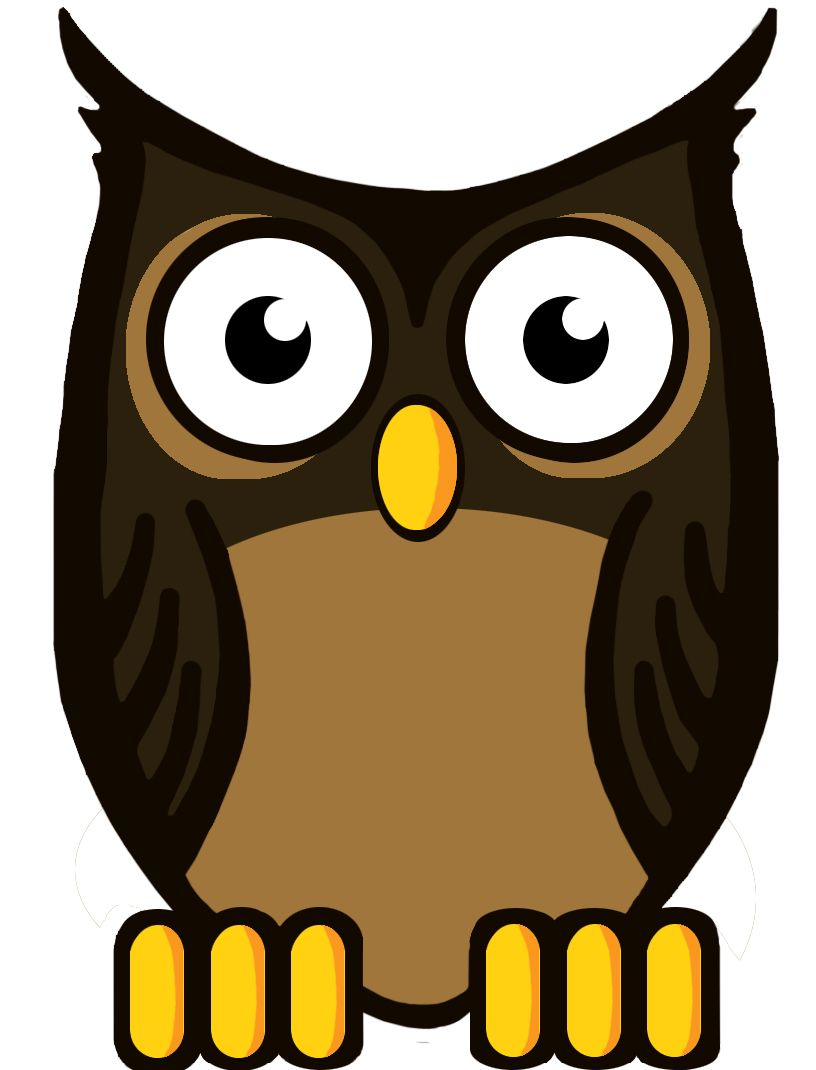
#> input picture gambar.jpg, 816 x 1070 px
$ python TransformasiNegatif.py
#> lines starting #> are read from the running program, lines starting #| are printed output that depends on the picture
import cv2

img = cv2.imread('gambar.jpg')
#> img is the input picture: shape (1070, 816, 3); mean B, G, R 108, 133.1, 147.8

img_1 = 255 -  img
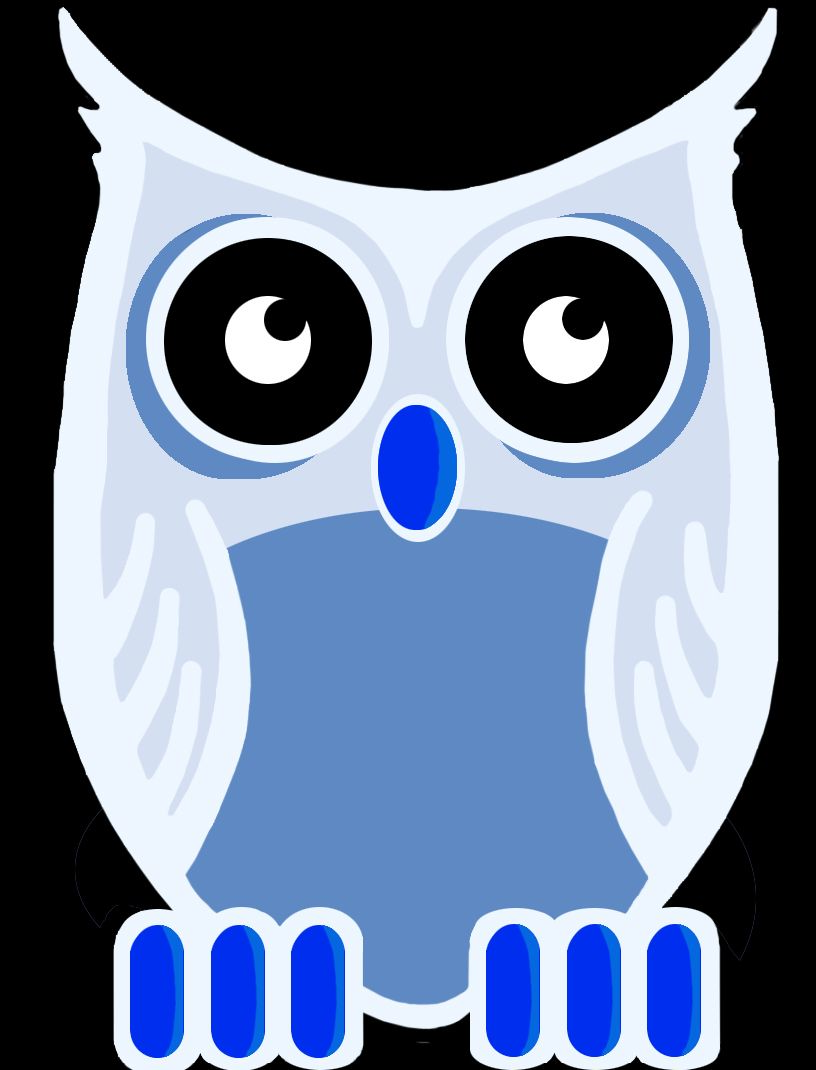
#> img_1: shape (1070, 816, 3); mean B, G, R 147, 121.9, 107.2

cv2.imshow('Gambar Original', img)
cv2.imshow('Citra Negatif', img_1)

cv2.waitKey(0)
cv2.destroyAllWindows()
